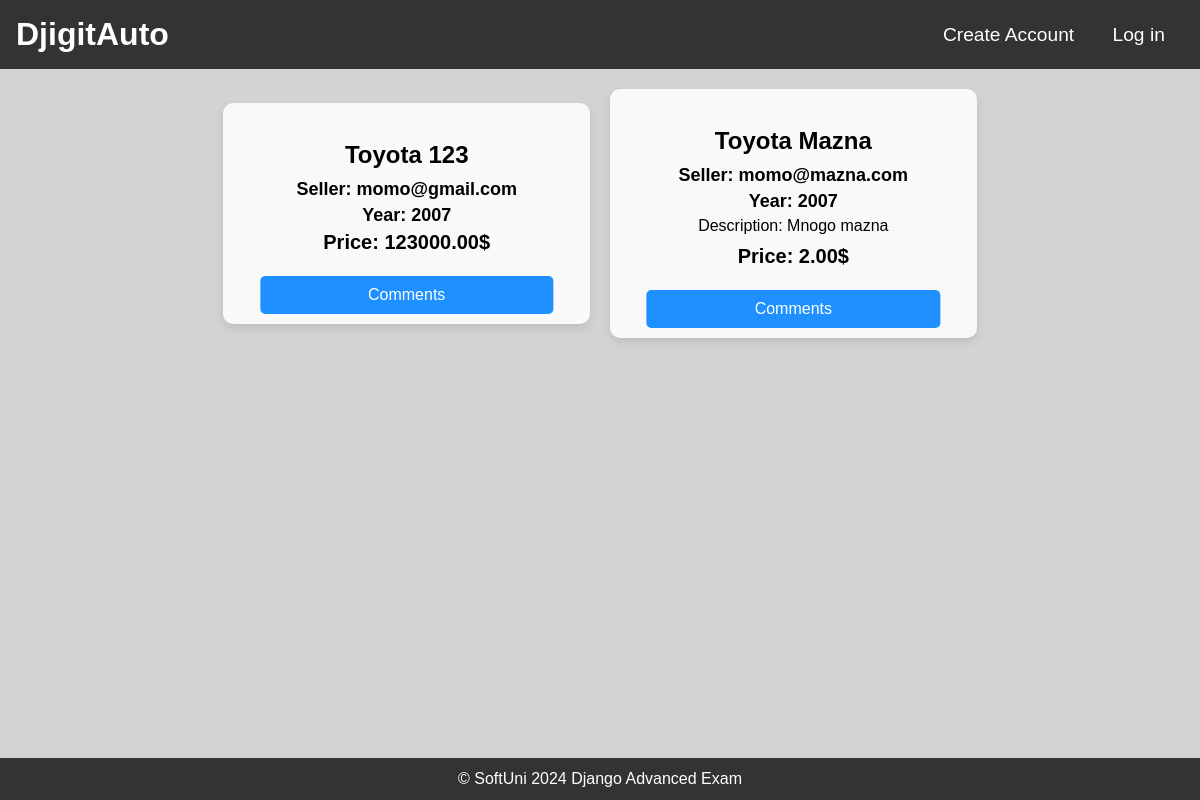
/catalogue/, run on the app's committed database.
### DjigitAuto/offers/models.py (models this page shows)
class CarOffer(models.Model):
    CAR_BRANDS = {
        'Toyota': 'Toyota',
        'Honda': 'Honda',
        'Ford': 'Ford',
        'Chevrolet': 'Chevrolet',
        'Volkswagen': 'Volkswagen',
        'BMW': 'BMW',
        'Mercedes-Benz': 'Mercedes-Benz',
        'Audi': 'Audi',
        'Nissan': 'Nissan',
        'Hyundai': 'Hyundai',
        'Kia': 'Kia',
        'Tesla': 'Tesla',
        'Subaru': 'Subaru',
        'Mazda': 'Mazda',
        'Lexus': 'Lexus',
        'Jeep': 'Jeep',
        'Volvo': 'Volvo',
        'Porsche': 'Porsche',
    }
    brand = models.CharField(
        choices=CAR_BRANDS,
        max_length=15,
        null=False,
        blank=False,
    )
    car_photo = models.URLField(
        blank=False,
        null=False,
    )
    model = models.CharField(
        null=False,
        max_length=15,
        blank=False,
    )
    year_of_production = models.IntegerField(
        null=False,
        blank=False,
    )
    description = models.TextField(
        max_length=300,
        blank=True,
        null=True,
    )
    price = models.DecimalField(
        null=False,
        blank=False,
        max_digits=10,
        decimal_places=2,
    )
    created_at = models.DateTimeField(
        auto_now_add=True,
    )
    modified_at = models.DateTimeField(
        auto_now=True,
    )
    user = models.ForeignKey(
        UserModel,
        on_delete=models.CASCADE
    )

### DjigitAuto/accounts/models.py (models this page shows)
class DjigitAutoUser(auth_models.AbstractBaseUser, auth_models.PermissionsMixin):
    email = models.EmailField(
        'email address',
        unique=True,
        error_messages={
            'unique': 'A user with that email already exists.'
        },
    )
    username = models.CharField(
        unique=True,
        null=True,
        blank=True,
        max_length=30,
    )
    date_joined = models.DateTimeField(
        default=timezone.now,
    )
    is_staff = models.BooleanField(
        default=False,
    )
    is_superuser = models.BooleanField(
        default=False,
    )
    is_active = models.BooleanField(
        default=True,
    )
    USERNAME_FIELD = 'email'
    object = DjigitAutoUserManager()

### DjigitAuto/web/views.py (the view)
# urls.py: path('catalogue/', catalogue, name='catalogue'),
def catalogue(request):
    context = {
        "cars": CarOffer.objects.all(),
    }
    return render(request, 'common/catalogue.html', context=context)

### templates/common/catalogue.html (shortened to what this page needs)
{% extends "common/base.html" %}
{% load static %}
{% block main_content %}
    <!DOCTYPE html>
    <html lang="en">
    <head>
        <link rel="stylesheet" href="{% static 'css/common/catalogue.css' %}"/>
    </head>
    <body>
    <section id="catalogue">
        {% for car in cars %}
            <div class="offer-card">
                <div class="image-wrap">
                </div>
                <div class="offer-details">
                    <h1>{{ car.brand }} {{ car.model }}</h1>
                    <h3>Seller: {{ car.user.email }}</h3>
                    <h3>Year: {{ car.year_of_production }}</h3>
                    {% if car.description %}
                        <p>Description: {{ car.description }}</p>
                    {% endif %}
                    <h2>Price: {{ car.price }}$</h2>
                    <a href="{% url 'comments' pk=car.pk %}" class="comment-button">Comments</a>
                </div>
            </div>
        {% endfor %}
    </section>
    </body>
    </html>
{% endblock %}

### static/css/basestyle.css (style rules this page uses)
* { margin: 0; padding: 0; box-sizing: border-box; }
body { font-family: Arial, sans-serif; background-color: lightgray; }

### static/css/common/catalogue.css (style rules this page uses)
#catalogue { display: flex; flex-wrap: wrap; justify-content: center; align-items: center; overflow-x: hidden; overflow-y: auto; padding: 20px; }
.offer-card { background-color: #f9f9f9; border-radius: 10px; box-shadow: 0 4px 8px rgba(0, 0, 0, 0.1); margin: 0 20px 20px 0; width: calc(33.33% - 20px); max-width: 400px; }
.offer-card:last-child { margin-right: 0; }
.offer-card .offer-details { padding: 20px; text-align: center; }
.offer-card .offer-details h1 { font-size: 24px; margin-bottom: 10px; }
.offer-card .offer-details h3 { margin-bottom: 5px; font-size: 18px; }
.offer-card .offer-details p { margin-bottom: 10px; font-size: 16px; }
.offer-card .offer-details h2 { font-size: 20px; font-weight: bold; margin-bottom: 10px; }
.offer-card { position: relative; background-color: #f9f9f9; border-radius: 10px; box-shadow: 0 4px 8px rgba(0, 0, 0, 0.1); margin: 0 20px 20px 0; width: calc(33.33% - 20px); max-width: 400px; overflow: hidden; }
.offer-card .offer-details { padding: 20px; text-align: center; position: relative; }
.offer-card .comment-button { text-decoration: none; display: block; width: 80%; background-color: dodgerblue; color: white; text-align: center; padding: 10px; border: none; outline: none; position: absolute; bottom: 10px; left: 50%; transform: translateX(-50%); border-radius: 5px; }
.offer-card .offer-details h2 { margin-bottom: 50px; }

### data on the page
CarOffer: brand "Toyota", model "123", user.email "momo@gmail.com", year_of_production "2007", price "123000.00"
CarOffer: brand "Toyota", model "Mazna", user.email "momo@mazna.com", year_of_production "2007", description "Mnogo mazna", price "2.00"
